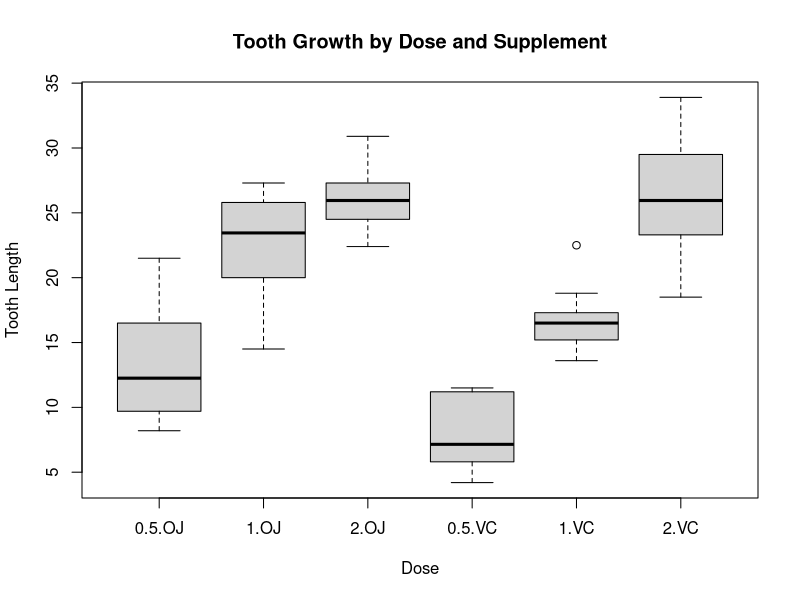

This chart was generated by the following R code:
## ---- chunk 1

# Load necessary libraries
library(datasets)
library(psych)

## ---- chunk 2

# Load ToothGrowth dataset
data <- datasets::ToothGrowth

# Summarize statistic
summary(data)

# Describe the data
describe(data)

## ---- chunk 3

# Visualize the data
boxplot(len ~ dose * supp, data = ToothGrowth, xlab = "Dose", ylab = "Tooth Length", main = "Tooth Growth by Dose and Supplement")

# Calculate t.test between OJ and VC
t_test_result <- t.test(len ~ supp, data = data)
print(t_test_result)

# Subset the data for 'VC' group
vc_data <- subset(data, supp == "VC")
# Subset the data for 'OJ' group
oj_data1 <- subset(data, supp == "OJ")

# Subset the data further for VC dose levels 0.5 and 1.0
vc_dose_0.5 <- subset(vc_data, dose == 0.5)$len
vc_dose_1.0 <- subset(vc_data, dose == 1.0)$len
vc_dose_2.0 <- subset(vc_data, dose == 2.0)$len

# Subset the data further for dose levels 0.5 and 1.0
oj_dose_0.5 <- subset(oj_data1, dose == 0.5)$len
oj_dose_1.0 <- subset(oj_data1, dose == 1.0)$len
oj_dose_2.0 <- subset(oj_data1, dose == 2.0)$len

# Perform the t-test VC
t_test_result1 <- t.test(vc_dose_0.5, vc_dose_1.0)
t_test_result2 <- t.test(vc_dose_0.5, vc_dose_2.0)
t_test_result3 <- t.test(vc_dose_1.0, vc_dose_2.0)

# Perfome the t-test OJ
t_test_result4 <- t.test(oj_dose_0.5, oj_dose_1.0)
t_test_result5 <- t.test(oj_dose_0.5, oj_dose_2.0)
t_test_result6 <- t.test(oj_dose_1.0, oj_dose_2.0)


#print test result
print(t_test_result1)
print(t_test_result2)
print(t_test_result3)
print(t_test_result4)
print(t_test_result5)
print(t_test_result6)

